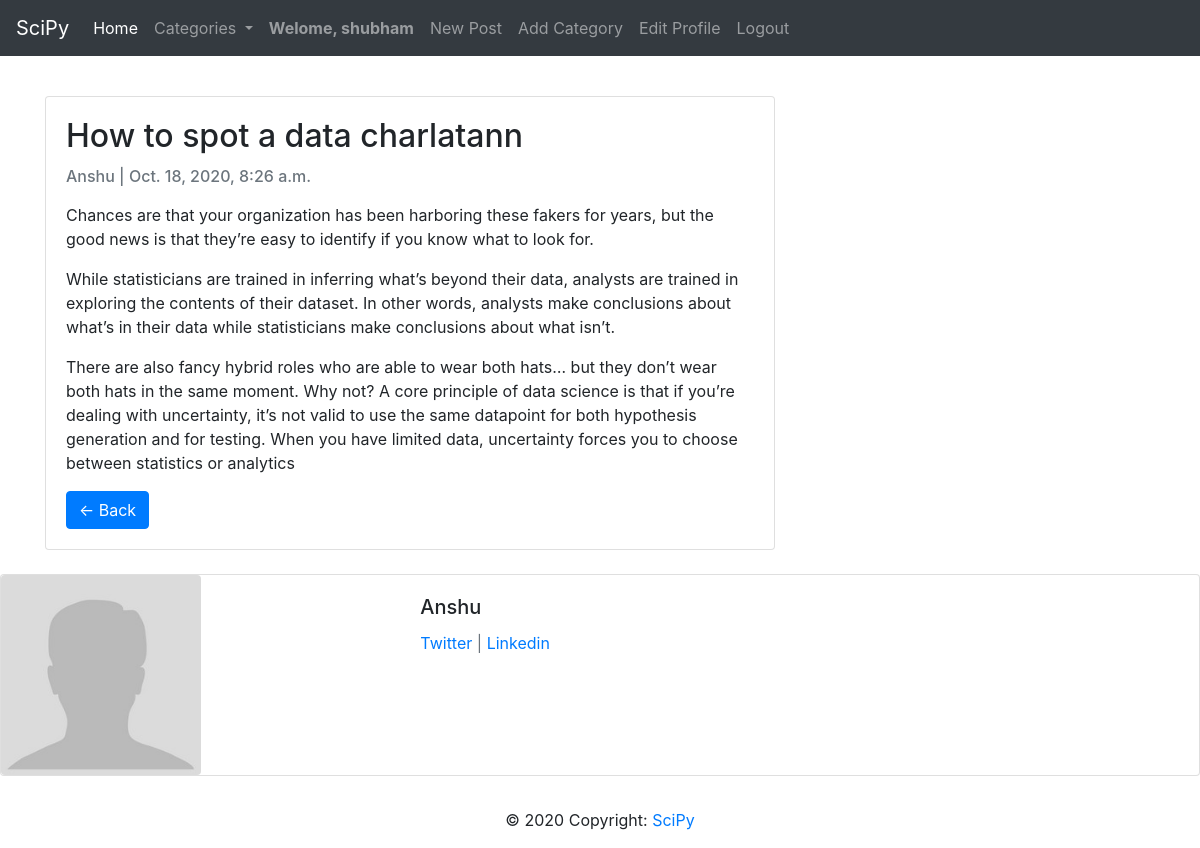
Page /how-to-spot-a-data-charlatann/ (signed in) on the committed database.
### Blog/models.py (models this page shows, shortened)
class Blog(models.Model):
	author = models.ForeignKey(User,on_delete=models.CASCADE)
	title = models.CharField(max_length=200,unique=True)
	slug = models.SlugField(max_length=200,unique=True)
	content = RichTextField(blank=True, null=True)
	header_image = models.ImageField(null=True,blank=True,upload_to="images/")
	created_on = models.DateTimeField(auto_now_add=True)
	updated_on = models.DateTimeField(auto_now=True)
	category = models.CharField(max_length=200,default='programming')
	snippet = models.CharField(max_length=200)
	likes = models.ManyToManyField(User,related_name='blog_posts')
	class Meta:
		ordering = ['-created_on']

### Blog/views.py (the view)
# urls.py: path('<str:slug>/',ArticleDetailView.as_view(),name='detail'),
class ArticleDetailView(DetailView):
	model = Blog
	template_name = "Blog/details.html"
	def get_context_data(self, *args, **kwargs):
		cat_menu = Category.objects.all()
		context = super(ArticleDetailView,self).get_context_data(*args,**kwargs)
		context["cat_menu"] = cat_menu
		return context

### Blog/models.py (called while the page is built)
	def __str__(self):
		return self.name

### Blog/templates/Blog/details.html (shortened to what this page needs)
{% extends "Blog/base.html" %}
{% load static %}
{% block content %}
{% if user.is_authenticated %}
  <div class="container">
    <div class="row">
      <div class="col-md-8 mt-3 left">
        <div class="card mb-4">
          <div class="card-body">
            <h2 class="card-title">{{ blog.title }}</h2>
            <p class="card-text text-muted h6">{{ blog.author }} | {{ blog.created_on}} </p>
            <p class="card-text">{{blog.content|safe}}</p>
            <a href="{% url 'home'%}" class="btn btn-primary">&#8592; Back</a>
          </div>
        </div>
      </div>
    </div>
  </div>
  <div class="card mb-3">
    <div class="row no-gutters">
      <div class="col-md-4">
        {% if blog.author.profile.profile_pic %}
          <img src="{{ blog.author.profile.profile_pic.url }}" class="rounded" alt="..." width="200" height="200">
        {% else %}
          <img src="{% static 'theblog/images/default.jpg' %}" class="rounded" alt="..." width="200" height="200">
        {% endif %}
      </div>
      <div class="col-md-8">
        <div class="card-body">
          <h5 class="card-title">{{ blog.author }}</h5>
          <p class="text-muted">
          <a href="{{blog.author.profile.twitter_url}}">Twitter</a> |
          <a href="{{blog.author.profile.linkedin_url}}">Linkedin</a></p>
        </div>
      </div>
    </div>
  </div>
{% else %}
  <p>You aren't allowed here.</p>
  <h5>Please <a href="{% url 'login' %}">Login</a></h5>
  <br/><br/>
  <h5>Don't have an account? <a href="{% url 'register' %}">Register</a></h5>
{% endif %}
{% endblock %}

### Blog/templates/Blog/base.html (shortened to what this page needs)
<!DOCTYPE html>
<html>
<head>
	<link rel="stylesheet" href="https://stackpath.bootstrapcdn.com/bootstrap/4.5.2/css/bootstrap.min.css">
</head>
<body>
	<nav class="navbar navbar-expand-lg navbar-dark bg-dark">
		<a class="navbar-brand" href="{% url 'home' %}">SciPy</a>
		<div class="collapse navbar-collapse" id="navbarSupportedContent">
			<ul class="navbar-nav mr-auto">
				<li class="nav-item active">
					<a class="nav-link" href="{% url 'home' %}">Home <span class="sr-only">(current)</span></a>
				</li>
				<li class="nav-item dropdown">
					<a class="nav-link dropdown-toggle" href="#" id="navbarDropdown" role="button" data-toggle="dropdown" aria-haspopup="true" aria-expanded="false">
						Categories
					</a>
				</li>
				{% if user.is_authenticated %}
					<li class="nav-item">
						<a class="nav-link" href="{% url 'home' %}"><strong>Welome, {{user}}</strong></a>
					</li>
					<li class="nav-item">
						<a class="nav-link" href="{% url 'add_blog' %}">New Post</a>
					</li>
					<li class="nav-item">
						<a class="nav-link" href="{% url 'add_category' %}">Add Category</a>
					</li>
					<li class="nav-item">
						<a class="nav-link" href="{% url 'edit_profile' %}">Edit Profile</a>
					</li>
					<li class="nav-item">
						<a class="nav-link" href="{% url 'logout' %}">Logout</a>
					</li>
				{% endif %}
			</ul>
		</div>
	</nav>
	<br>
	{% block content %}
	{% endblock %}
	<footer class="page-footer font-small blue">
		<div class="footer-copyright text-center py-3">© 2020 Copyright:
			<a href="{% url 'home' %}"> SciPy</a>
		</div>
	</footer>
</body>
</html>

### rows in the picture
Blog: title "How to spot a data charlatann", author "Anshu", created_on "Oct. 18, 2020, 8:26 a.m.", content "Chances are that your organization has been harboring these fakers for years, but the good news is that they’re easy to identify if you know what to look for. While statisticians are trained in inferring what’s beyond their data, analysts are trained in exploring the contents of their dataset. In other words, analysts make conclusions about what’s in their data while statisticians make conclusions about what isn’t. There are also fancy hybrid roles who are able to wear both hats… but they don’t wear both hats in the same moment. Why not? A core principle of data science is that if you’re dealing with uncertainty, it’s not valid to use the same datapoint for both hypothesis generation and…"

### other values in the picture
{{ user }} "shubham"
